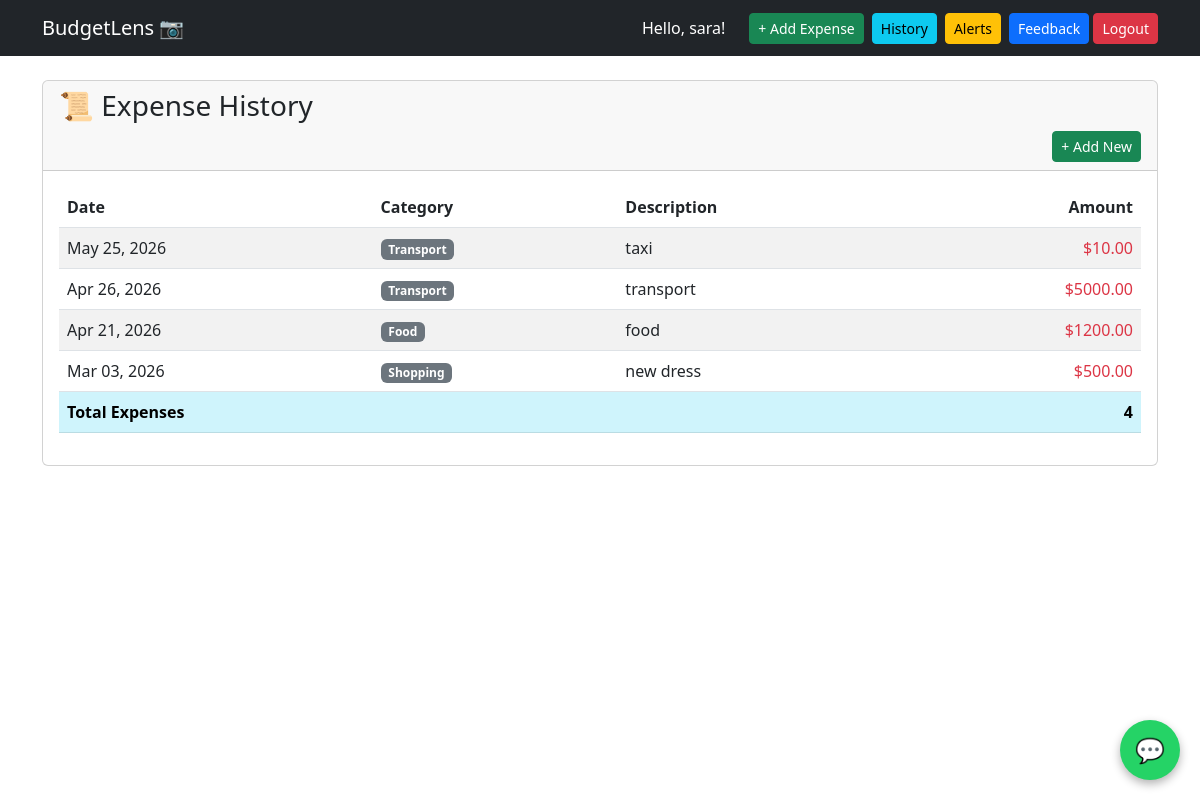
Page /history/ (signed in) on the committed database.
### budget_app/models.py (models this page shows, shortened)
class Expense(models.Model):
    user = models.ForeignKey(User, on_delete=models.CASCADE)
    category = models.ForeignKey(Category, on_delete=models.SET_NULL, null=True)
    amount = models.DecimalField(max_digits=10, decimal_places=2)
    description = models.CharField(max_length=255)
    date = models.DateField(default=timezone.now)

class Category(models.Model):
    name = models.CharField(max_length=100)

### budget_app/views.py (the view)
# urls.py: path('history/', views.expense_list, name='history'),
@login_required
def expense_list(request):
    expenses = ExpenseService.get_user_expenses(request.user)
    return render(request, 'history.html', {'expenses': expenses})

### budget_app/services/expense_service.py (called while the page is built)
    @staticmethod
    def get_user_expenses(user, limit=None):
        expenses = Expense.objects.filter(user=user).order_by('-date')
        if limit:
            expenses = expenses[:limit]
        return expenses

### budget_app/templates/history.html
{% extends 'base.html' %}
{% block content %}
<div class="card">
    <div class="card-header">
        <h3>📜 Expense History</h3>
        <a href="{% url 'add_expense' %}" class="btn btn-success btn-sm float-end">+ Add New</a>
    </div>
    <div class="card-body">
        <div class="table-responsive">
            <table class="table table-striped table-hover">
                <thead>
                    <tr>
                        <th>Date</th>
                        <th>Category</th>
                        <th>Description</th>
                        <th class="text-end">Amount</th>
                    </tr>
                </thead>
                <tbody>
                    {% for expense in expenses %}
                    <tr>
                        <td>{{ expense.date|date:"M d, Y" }}</td>
                        <td><span class="badge bg-secondary">{{ expense.category.name | default:"Uncategorized" }}</span></td>
                        <td>{{ expense.description }}</td>
                        <td class="text-end text-danger">${{ expense.amount }}</td>
                    </tr>
                    {% empty %}
                    <tr>
                        <td colspan="4" class="text-center">No expenses yet. <a href="{% url 'add_expense' %}">Add your first expense!</a></td>
                    </tr>
                    {% endfor %}
                </tbody>
                <tfoot>
                    <tr class="table-info">
                        <td colspan="3"><strong>Total Expenses</strong></td>
                        <td class="text-end"><strong>{{ expenses|length|default:0 }}</strong></td>
                    </tr>
                </tfoot>
            </table>
        </div>
    </div>
</div>
{% endblock %}

### budget_app/templates/base.html (shortened to what this page needs)
<!DOCTYPE html>
<html>
<head>
    <link href="https://cdn.jsdelivr.net/npm/bootstrap@5.3.0/dist/css/bootstrap.min.css" rel="stylesheet">
    <link rel="stylesheet" href="https://cdn.jsdelivr.net/npm/bootstrap-icons@1.11.3/font/bootstrap-icons.css">
</head>
<body>
    <nav class="navbar navbar-dark bg-dark">
        <div class="container d-flex justify-content-between align-items-center">
            <a class="navbar-brand text-white" href="{% url 'dashboard' %}">BudgetLens 📷</a>
            {% if user.is_authenticated %}
            <div class="d-flex gap-2 align-items-center">
                <span class="text-white me-3">Hello, {{ user.username }}!</span>
                <a href="{% url 'add_expense' %}" class="btn btn-success btn-sm">+ Add Expense</a>
                <a href="{% url 'history' %}" class="btn btn-info btn-sm">History</a>
                <a href="{% url 'alerts' %}" class="btn btn-warning btn-sm">Alerts</a>
                <form method="POST" action="{% url 'logout' %}" style="display: inline;">
                    <a href="{% url 'feedback' %}" class="btn btn-primary btn-sm">Feedback</a>
                    <button type="submit" class="btn btn-danger btn-sm">Logout</button>
                </form>
            </div>
            {% else %}
            <div class="d-flex gap-2">
                <a href="{% url 'login' %}" class="btn btn-outline-light btn-sm">Login</a>
                <a href="{% url 'signup' %}" class="btn btn-light btn-sm">Sign Up</a>
            </div>
            {% endif %}
        </div>
        <button id="chatbot-toggle" onclick="toggleChat()">💬</button>
    </nav>
    <div class="container mt-4">
        {% block content %}
        {% endblock %}
    </div>
</body>
</html>

### budget_app/templates/base.html (style rules this page uses)
#chatbot-toggle { position: fixed; bottom: 20px; right: 20px; background: #25D366; color: white; border: none; border-radius: 50%; width: 60px; height: 60px; font-size: 24px; cursor: pointer; box-shadow: 0 4px 10px rgba(0, 0, 0, 0.3); z-index: 9999; }

### rows in the picture
Expense: date "May 25, 2026", category.name "Transport", description "taxi", amount "10.00"
Expense: date "Apr 26, 2026", category.name "Transport", description "transport", amount "5000.00"
Expense: date "Apr 21, 2026", category.name "Food", description "food", amount "1200.00"
Expense: date "Mar 03, 2026", category.name "Shopping", description "new dress", amount "500.00"

### other values in the picture
{{ user.username }} "sara"
{{ expenses|length|default:0 }} "4"
